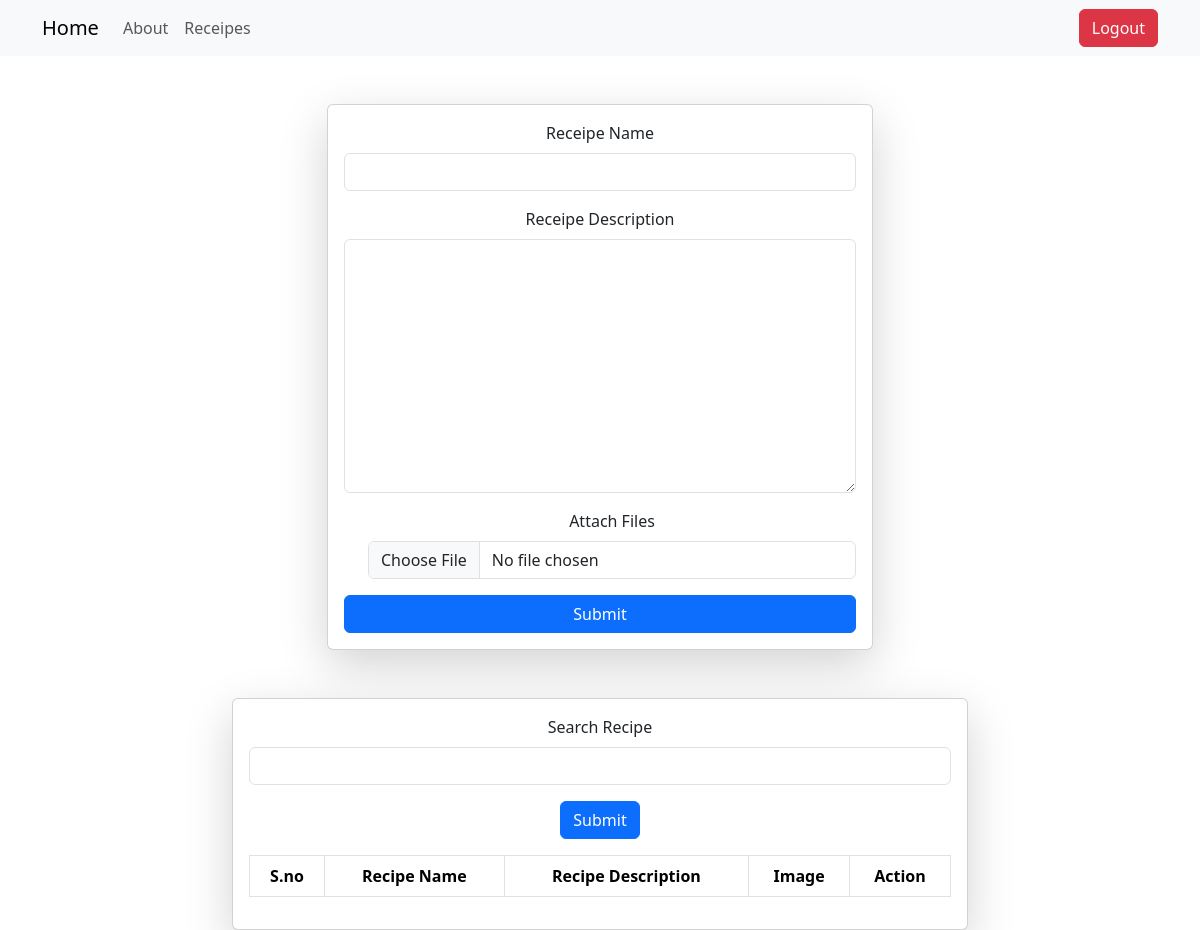
Before: /receipes/ (signed in) with the older database file.
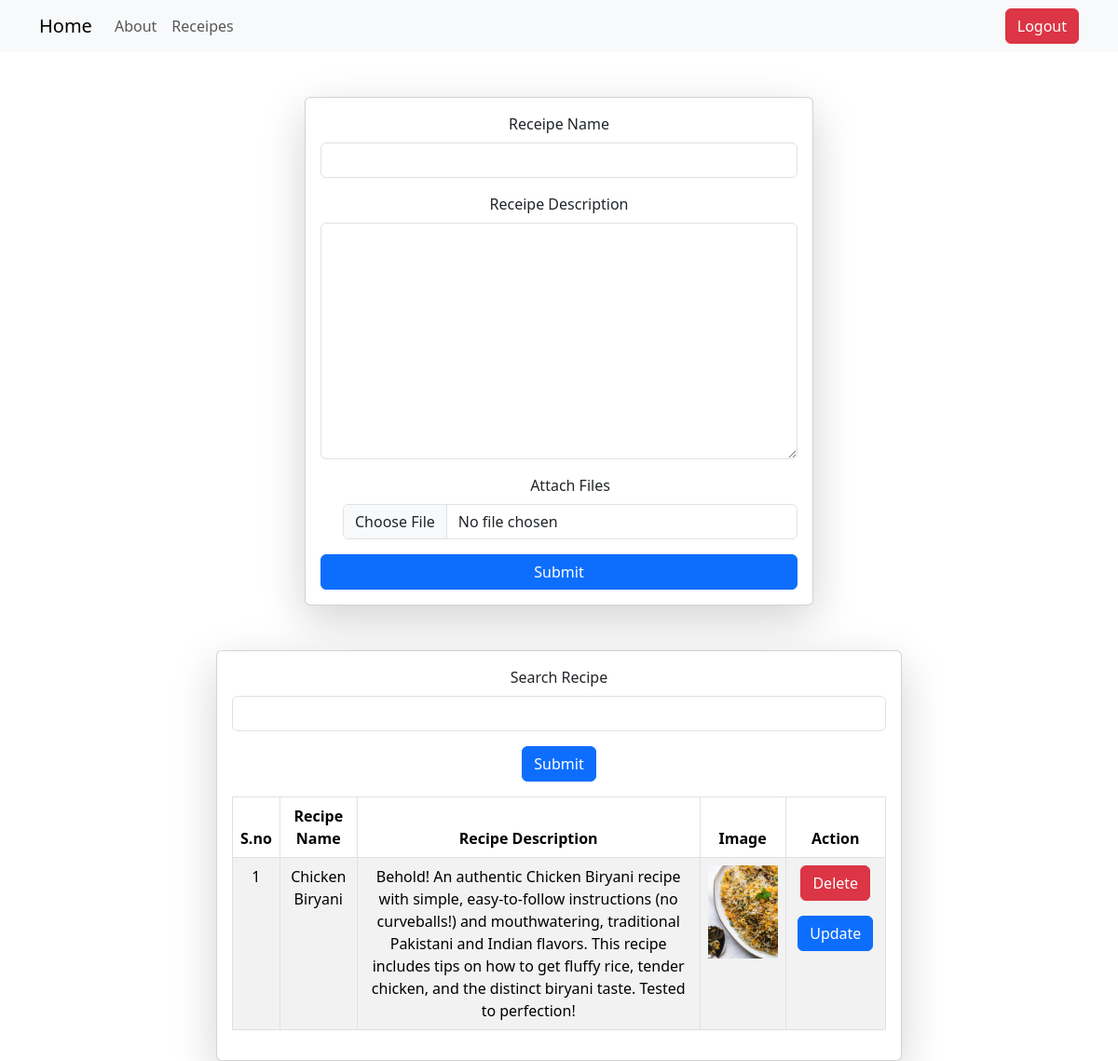
After: the same page with the newer database file.
### vege/models.py (models this page shows)
class rec(models.Model):
    user = models.ForeignKey(User, on_delete=models.SET_NULL, null=True, blank=True)
    rec_name = models.CharField(max_length=100)
    rec_dec = models.TextField()
    rec_image = models.ImageField(null=True, upload_to="rec_folder")

### vege/views.py (the view, shortened to what this page needs)
# urls.py: path('receipes/', receipes, name='receipes'),
@login_required(login_url='/login/')
def receipes(request):
    queryset = rec.objects.all()
    search = request.GET.get('search')
    if search:
       queryset = queryset.filter(rec_name__icontains = search)
       print (search)
    return render (request, 'receipes.html', context = {'page' : 'Receipes', 'receipes' : queryset})

### vege/templates/receipes.html (shortened to what this page needs)
{% extends 'base.html' %}
{% block body %}
<body>
    <div class="container text-center">
        <div class="row justify-content-center mt-5">
            <div class="col-md-6">
                <form class="card p-3 shadow-lg" method="POST" enctype="multipart/form-data"> {% csrf_token %}
                    <div class="mb-3">
                        <label for="receipe" class="form-label">Receipe Name</label>
                        <input type="text" name="rec_name" required class="form-control" id="receipe">
                    </div>
                    <div class="mb-3">
                        <label for="rec_dec" class="form-label">Receipe Description</label>
                        <textarea id="rec_dec" name="rec_dec" required cols="30" rows="10"
                            class="form-control"></textarea>
                    </div>
                    <div class="mb-3 form-check">
                        <label class="form-label" for="file">Attach Files</label>
                        <input type="file" name="rec_image" class="form-control" id="file">
                    </div>
                    <button type="submit" class="btn btn-primary">Submit</button>
                </form>
            </div>
        </div>
        <div class="row justify-content-center mt-5">
            <div class="col-md-8">
                <div class="card shadow-lg">
                    <div class="card-body">
                        <form>
                            <div class="mb-3">
                                <label for="search" class="form-label">Search Recipe</label>
                                <input type="search" id="search" name="search" class="form-control">
                            </div>
                            <button type="submit" class="btn btn-primary">Submit</button>
                        </form>
                        <table class="table table-bordered table-striped mt-3">
                            <thead>
                                <tr>
                                    <th scope="col">S.no</th>
                                    <th scope="col">Recipe Name</th>
                                    <th scope="col">Recipe Description</th>
                                    <th scope="col">Image</th>
                                    <th scope="col">Action</th>
                                </tr>
                            </thead>
                            <tbody>
                                {% for rec in receipes %}
                                <tr>
                                    <td>{{forloop.counter}}</td>
                                    <td>{{rec.rec_name}}</td>
                                    <td>{{rec.rec_dec}}</td>
                                    <td>
                                        <img src="/media/{{rec.rec_image}}" alt="No Image found" style="height: 100px;">
                                    </td>
                                    <td>
                                        <a href="/delete_rec/{{rec.id}}/" class="btn btn-danger">Delete</a>
                                        <a href="/update_rec/{{rec.id}}/" class="btn btn-primary mt-3">Update</a>
                                    </td>
                                </tr>
                                {% endfor %}
                            </tbody>
                        </table>
                    </div>
                </div>
            </div>
        </div>
    </div>
{% endblock body %}

### home/templates/base.html (shortened to what this page needs)
<!DOCTYPE html>
<html lang="en">
<head>
    <link href="https://cdn.jsdelivr.net/npm/bootstrap@5.3.2/dist/css/bootstrap.min.css" rel="stylesheet"
>
</head>
<body>
    <nav class="navbar navbar-expand-lg navbar-light bg-light">
        <div class="container">
            <a class="navbar-brand"
                href="{% if request.user.is_authenticated %}/receipes{% else %}/{% endif %}">Home</a>
            <div class="collapse navbar-collapse" id="navbarNav">
                <ul class="navbar-nav">
                    <li class="nav-item">
                        <a class="nav-link" href="/about">About</a>
                    </li>
                    <li class="nav-item">
                        <a class="nav-link" href="/receipes">Receipes</a>
                    </li>
                </ul>
                {% if request.user.is_authenticated %}
                <ul class="navbar-nav ml-auto" style="margin-left: auto;">
                    <li class="nav-item">
                        <a href="/logout/" type="submit" class="btn btn-danger">Logout</a>
                    </li>
                </ul>
                {% else %}
                <ul class="navbar-nav ml-auto" style="margin-left: auto;">
                    <li class="nav-item">
                        <a href="/login/" type="submit" class="btn btn-success">Login</a>
                    </li>
                </ul>
                {% endif %}
            </div>
        </div>
    </nav>
    {% block body %}
    {% endblock body %}
</body>
</html>

Changed rows visible on the page:
added rec: rec_name "Chicken Biryani", rec_dec "Behold! An authentic Chicken Biryani recipe with simple, easy-to-follow instructions (no curveballs!) and mouthwatering, traditional Pakistani and Indian flavors. This recipe includes tips on how to get fluffy rice, tender chicken, and the distinct biryani taste. Tested to perfection!", rec_image (picture)
